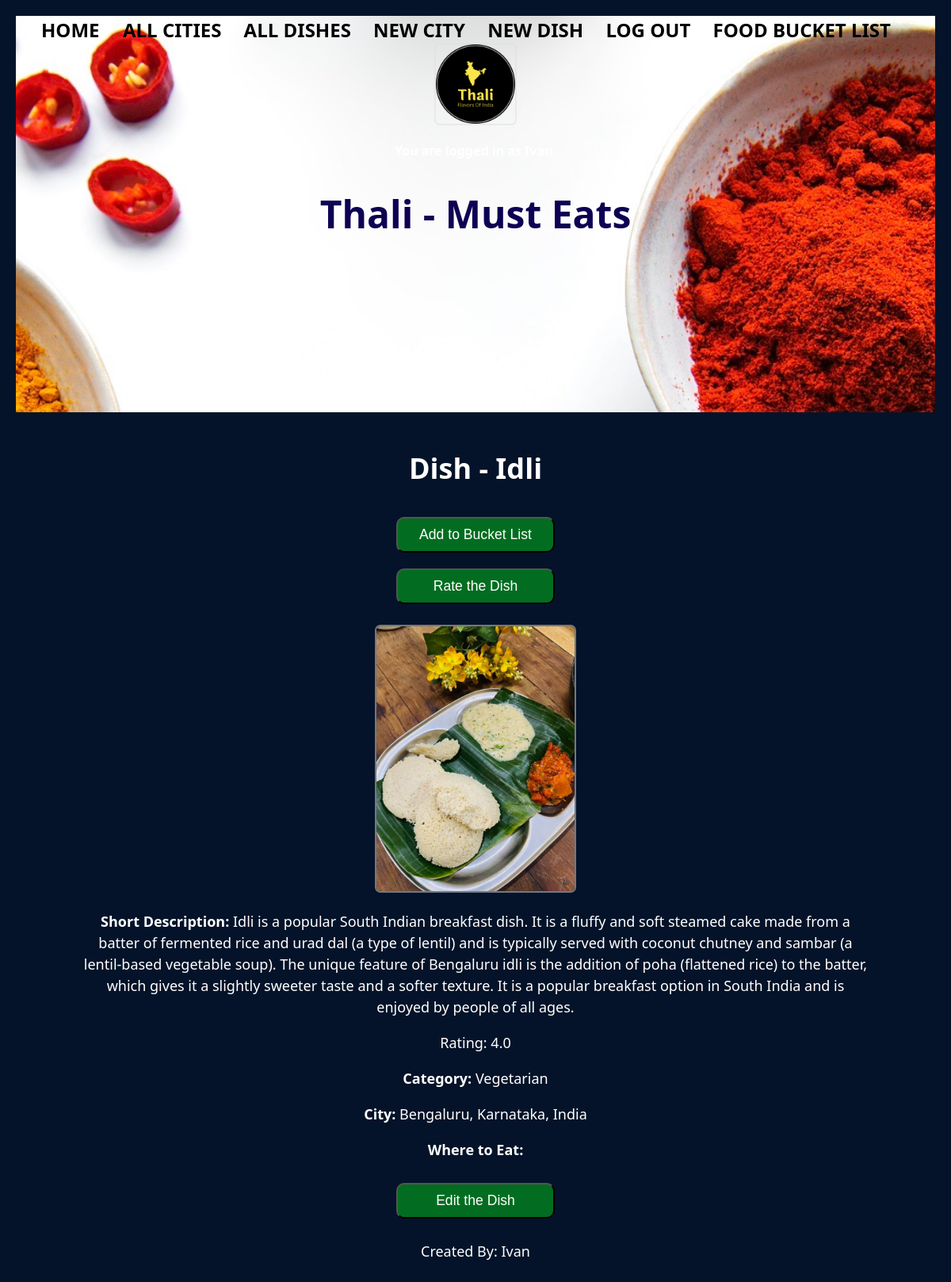
The app's page /dish/3 (signed in) with its own data.
### thali_app/models.py (models this page shows, shortened)
class Dish(db.Model):
    id = db.Column(db.Integer, primary_key=True)
    name = db.Column(db.String(80), nullable=False)
    short_desc = db.Column(db.String(500), nullable=False)
    photo_url = db.Column(URLType)
    where_to_eat = db.Column(db.String(80), nullable=False)
    category = db.Column(db.Enum(FoodCategory), default=FoodCategory.OTHER)
    rating = db.Column(db.Float, default=0)
    ratings = db.relationship('Rating', backref='dish')
    city_id = db.Column(
        db.Integer, db.ForeignKey('city.id'), nullable=False)
    city = db.relationship('City', back_populates='dishes')
    state = db.relationship('City', back_populates='dishes')
    country = db.relationship('City', back_populates='dishes')
    created_by_id = db.Column(db.Integer, db.ForeignKey('user.id'))
    created_by = db.relationship('User')
    favorites_list_dishes = db.relationship(
        'User', secondary='user_favorites_list', back_populates='favorites_list_user')

class City(db.Model):
    id = db.Column(db.Integer, primary_key=True)
    name = db.Column(db.String(80), nullable=False)
    state = db.Column(db.String(80), nullable=False)
    region = db.Column(db.String(80), nullable=False)
    country = db.Column(db.String(80), nullable=False)
    short_desc = db.Column(db.String(1000), nullable=False)
    photo_url = db.Column(URLType)
    dishes = db.relationship('Dish', back_populates='city')
    created_by_id = db.Column(db.Integer, db.ForeignKey('user.id'))
    created_by = db.relationship('User')
    def __str__(self):
        return f"{self.name}, {self.state}, {self.country}"

class User(UserMixin, db.Model):
    id = db.Column(db.Integer, primary_key=True)
    username = db.Column(db.String(80), nullable=False)
    password = db.Column(db.String(80), nullable=False)
    favorites_list_user = db.relationship(
        'Dish', secondary='user_favorites_list', back_populates='favorites_list_dishes')
    def __str__(self):
        return f"{self.username}"

### thali_app/main/routes.py (the view)
@main.route('/dish/<dish_id>', methods=['GET', 'POST'])
@login_required
def dish_detail(dish_id):
    dish = Dish.query.get(dish_id)
    return render_template('dish_detail.html', dish=dish)

### thali_app/extensions.py (called while the page is built)
@login_manager.user_loader
def load_user(user_id):
    return User.query.get(user_id)

### thali_app/utils.py (called while the page is built)
    def __str__(self):
        return str(self.value)

### thali_app/templates/dish_detail.html
{% extends 'base.html' %}
{% block content %}
<h1>Dish - {{ dish.name }}</h1>
<form action="/add_to_favorites_list/{{ dish.id }}" method="post">
    <input type="submit" value="Add to Bucket List">
</form>
<form action="/dish/{{ dish.id }}/rate" method="post">
    <input type="submit" value="Rate the Dish">
</form>
<p><img src="{{ dish.photo_url }}" width="250px" height="250px"></p>
<p><strong>Short Description: </strong> {{ dish.short_desc }}</p>
<p>Rating: {{ dish.rating }}</p>
<p><strong>Category: </strong> {{ dish.category }}</p>
<p><strong>City: </strong> {{ dish.city }} </p>
<p><strong>Where to Eat: </strong> {{ dish.where_to_eat }} </p>
<form action="/dish/{{ dish.id }}/edit" method="post">
    <input type="submit" value="Edit the Dish">
</form>
<p>Created By: {{ dish.created_by }}</p>
{% endblock %}

### thali_app/static/style.css (style rules this page uses)
body { font-family: 'Segoe UI', 'Roboto', 'Oxygen', 'Ubuntu', 'Cantarell', 'Fira Sans', 'Droid Sans', 'Helvetica Neue', sans-serif; line-height: 1.5; margin: 0; padding: 20px; text-align: center; background-color: rgb(4, 19, 41); color: white; }
img { flex: 1; position: relative; max-width: 100%; text-align: center; border-radius: 5px; border-color: black; box-shadow: 0 0 0 2px rgba(223, 221, 221, 0.5); height: auto; }
form { font-size: 16px; }
input { font-size: 16px; word-wrap: break-word; }
input[type=submit] { width: 20%; align-self: center; background-color: #026d20; border-radius: 10px; color: white; font-size: 1.1em; padding: 10px 20px; margin: 10px; }

### records on screen
Dish: name "Idli", photo_url (picture), short_desc "Idli is a popular South Indian breakfast dish. It is a fluffy and soft steamed cake made from a batter of fermented rice and urad dal (a type of lentil) and is typically served with coconut chutney and sambar (a lentil-based vegetable soup). The unique feature of Bengaluru idli is the addition of poha (flattened rice) to the batter, which gives it a slightly sweeter taste and a softer texture. It is a popular breakfast option in South India and is enjoyed by people of all ages.", rating "4.0", category "Vegetarian"
City: city "Bengaluru, Karnataka, India"
User: created_by "Ivan"
